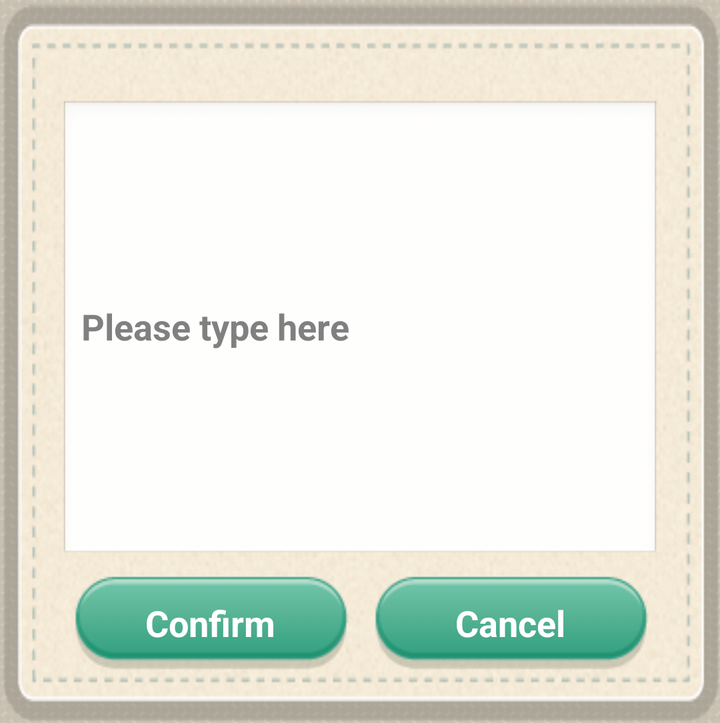
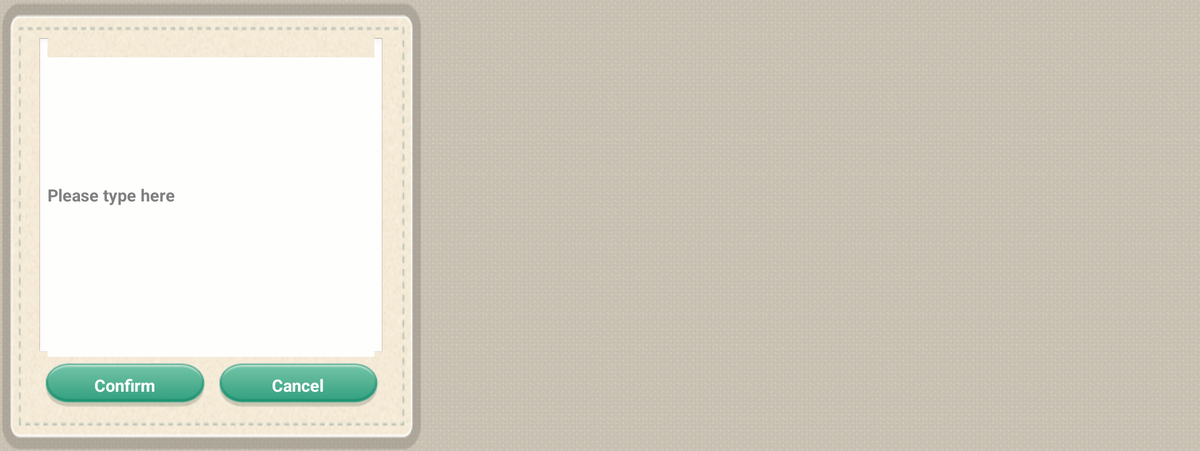

One screen, two layout resources from the same app: the default and the repository's alternative for another configuration. Each is rendered where Android would select it; the XML of both is given below.
<!-- AndroidManifest.xml: application theme AppTheme -->
<!-- res/layout/dialog_edit_text.xml -->
<?xml version="1.0" encoding="utf-8"?>

<RelativeLayout xmlns:android="http://schemas.android.com/apk/res/android"
    android:layout_width="match_parent"
    android:layout_height="wrap_content"
    android:background="@drawable/dialog_bg"
    android:paddingBottom="20dp"
    android:paddingLeft="30dp"
    android:paddingRight="30dp"
    android:paddingTop="50dp" >

    <EditText
        android:id="@+id/dialog_rename_note_edit_name"
        android:layout_width="match_parent"
        android:layout_height="wrap_content"
        android:layout_alignParentLeft="true"
        android:layout_alignParentRight="true"
        android:layout_alignParentTop="false"
        android:duplicateParentState="true"
        android:ems="10"
        android:hint="@string/text_please_input_text"
        android:maxLines="10"
        android:minLines="10"
        android:scrollbars="vertical"
        android:textColor="@color/text"
        android:textSize="@dimen/message_text_size"
        android:textStyle="bold" />
    
    <LinearLayout
        android:id="@+id/dialog_edit_text_btn_area"
        android:layout_width="match_parent"
        android:layout_height="wrap_content"
        android:layout_alignParentBottom="false"
        android:layout_alignParentLeft="false"
        android:layout_below="@id/dialog_rename_note_edit_name" >

        <Button
            android:id="@+id/dialog_rename_note_btn_ok"
            android:layout_width="match_parent"
            android:layout_height="wrap_content"
            android:layout_margin="5dp"
            android:layout_weight="1"
            android:background="@drawable/button_normal"
            android:text="@string/text_comfirm"
            android:textColor="@color/button_text"
            android:textSize="@dimen/message_text_size"
            android:textStyle="bold" />

        <Button
            android:id="@+id/dialog_rename_note_btn_cancel"
            android:layout_width="match_parent"
            android:layout_height="wrap_content"
            android:layout_margin="5dp"
            android:layout_weight="1"
            android:background="@drawable/button_normal"
            android:text="@string/text_cancel"
            android:textColor="@color/button_text"
            android:textSize="@dimen/message_text_size"
            android:textStyle="bold" />

    </LinearLayout>

    

</RelativeLayout>
<!-- resources referenced by this layout -->
<resources>
  <color name="button_text">#FFFFFF</color>
  <color name="text">#5B5246</color>
  <dimen name="message_text_size">18sp</dimen>
  <!-- drawable button_normal (drawable) -->
  <?xml version="1.0" encoding="utf-8"?>
  
  <selector xmlns:android="http://schemas.android.com/apk/res/android" >
  
      <item android:state_pressed="true"
             android:drawable="@drawable/btn_click" /> 
       <item android:state_focused="true"
             android:drawable="@drawable/btn" /> 
       <item android:drawable="@drawable/btn" /> 
  
  </selector>
  <!-- drawable dialog_bg: png bitmap (drawable, 77377 bytes) -->
  <string name="text_cancel">Cancel</string>
  <string name="text_comfirm">Confirm</string>
  <string name="text_please_input_text">Please type here</string>
  <style name="AppTheme" parent="AppBaseTheme">
          
     		<item name="android:windowBackground">@drawable/main_bg</item>
      </style>
  <!-- drawable btn_click: png bitmap (drawable, 2007 bytes) -->
  <!-- drawable btn: png bitmap (drawable, 2068 bytes) -->
  <style name="AppBaseTheme" parent="android:Theme.Light">
          
      </style>
  <!-- drawable main_bg (drawable) -->
  <?xml version="1.0" encoding="utf-8"?>
  
  <bitmap xmlns:android="http://schemas.android.com/apk/res/android" 
      android:src="@drawable/mainbg"
      android:tileMode="repeat" />
  <!-- drawable mainbg: png bitmap (drawable, 1093 bytes) -->
</resources>
<!-- res/layout-xlarge/dialog_edit_text.xml (the repository's variant of the layout above) -->
<!-- drawn on a large tablet held sideways -->
<?xml version="1.0" encoding="utf-8"?>

<RelativeLayout xmlns:android="http://schemas.android.com/apk/res/android"
    android:layout_width="wrap_content"
    android:layout_height="wrap_content"
    android:background="@drawable/dialog_bg"
    android:paddingBottom="40dp"
    android:paddingLeft="40dp"
    android:paddingRight="40dp"
    android:paddingTop="40dp" >
    
    <LinearLayout
        android:id="@+id/dialog_edit_text_btn_area"
        android:layout_width="370dp"
        android:layout_height="wrap_content"
        android:layout_alignParentBottom="false"
        android:layout_alignParentLeft="false"
        android:layout_below="@id/dialog_rename_note_edit_name" >

        <Button
            android:id="@+id/dialog_rename_note_btn_ok"
            android:layout_width="match_parent"
            android:layout_height="wrap_content"
            android:layout_margin="5dp"
            android:layout_weight="1"
            android:background="@drawable/button_normal"
            android:text="@string/text_comfirm"
            android:textColor="@color/button_text"
            android:textSize="@dimen/message_text_size"
            android:textStyle="bold" />

        <Button
            android:id="@+id/dialog_rename_note_btn_cancel"
            android:layout_width="match_parent"
            android:layout_height="wrap_content"
            android:layout_margin="5dp"
            android:layout_weight="1"
            android:background="@drawable/button_normal"
            android:text="@string/text_cancel"
            android:textColor="@color/button_text"
            android:textSize="@dimen/message_text_size"
            android:textStyle="bold" />

    </LinearLayout>

    <EditText
        android:id="@+id/dialog_rename_note_edit_name"
        android:layout_width="wrap_content"
        android:layout_height="wrap_content"
        android:layout_alignLeft="@+id/dialog_edit_text_btn_area"
        android:layout_alignRight="@+id/dialog_edit_text_btn_area"
        android:duplicateParentState="true"
        android:ems="15"
        android:hint="@string/text_please_input_text"
        android:maxLines="15"
        android:minLines="15"
        android:scrollbars="vertical"
        android:textColor="@color/text"
        android:textSize="@dimen/message_text_size"
        android:textStyle="bold" >

        <requestFocus />
    </EditText>

</RelativeLayout>
